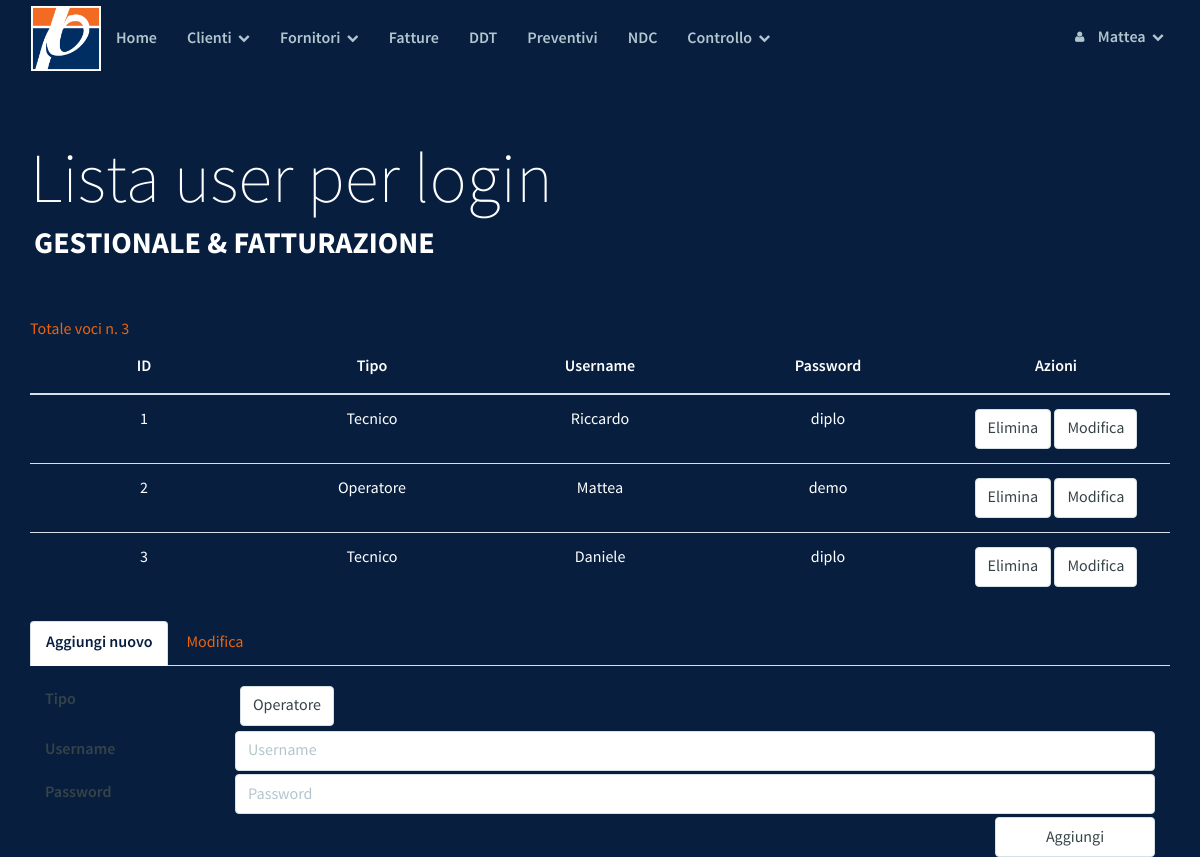
/check/ck_login.php (signed in), run on the app's committed database.
### tables this page shows
CREATE TABLE `users` (
  `id` int(10) unsigned NOT NULL AUTO_INCREMENT,
  `tipoLOG` varchar(10) NOT NULL,
  `userLOG` varchar(25) NOT NULL,
  `pswdLOG` varchar(25) DEFAULT NULL,
  `reg_date` timestamp NOT NULL DEFAULT CURRENT_TIMESTAMP ON UPDATE CURRENT_TIMESTAMP,
  PRIMARY KEY (`id`),
  UNIQUE KEY `userLOG` (`userLOG`)
);

### check/ck_login.php (the view, shortened to what this page needs)
<?php
   include("../DB/config.php");
?>
<!DOCTYPE html>
<html lang="it">
<head>
    <?php
    include_once("../template/parrot/style.php");
    ?>
</head>
<body>
        <?php include_once("./../template/parrot/navbar.php") ?>
    <div class="masthead">
        <div class="masthead-title">
            <div class="container">
                Lista user per login
                <small>Gestionale & Fatturazione</small>
            </div>
        </div>
    </div>
<div class="container">
    <br/>
    <span style="color:#EA640C">
    Totale voci n.
    <?php
    $sql_rows = "SELECT * FROM users";
    echo mysqli_num_rows(mysqli_query($conndb, $sql_rows));
    ?>
    </span>
</div>
    <div class="container">
        <table class="table">
            <thead>
                <tr>
                    <th>ID</th>
                    <th>Tipo</th>
                    <th>Username</th>
                    <th>Password</th>
                    <th>Azioni</th>
                </tr>
            </thead>
            <tbody>
                <?php
                include("../DB/config.php");
                $sql = "SELECT * FROM users ORDER BY id";
                $result = mysqli_query($conndb, $sql);
                while($row = mysqli_fetch_array($result)) {
                    $id = $row['id'];
                    $tipoLOG = $row['tipoLOG'];
                    $userLOG = $row['userLOG'];
                    $pswdLOG = $row['pswdLOG'];
                    echo "<tr>
                    <td class='valore-" . $id . "'>" . $id . "</td>
                    <td class='valore-" . $id . "'>" . $tipoLOG . "</td>
                    <td class='valore-" . $id . "'>" . $userLOG . "</td>
                    <td class='valore-" . $id . "'>" . $pswdLOG . "</td>
                    <td class='form-inline'>
                    <form  action='#' method='POST'>
                        <button class='form-control' type='submit' name='case' value='del'>Elimina</button>
                        <input class='form-control' type='button' value='Modifica' data-toggle=\"tab\" onClick='modifica(\"valore-" . $id . "\")'>
                        <input type='hidden' name='id' value='" . $id . "'>
                    </form>
                </td>
                </tr>";
                }
                ?>
            </tbody>
        </table>
        <div>
        <ul class="nav nav-tabs" role="tablist">
            <li role="presentation" class="active"><a href="#new" aria-controls="home" role="tab" data-toggle="tab">Aggiungi
                    nuovo</a></li>
            <li role="presentation"><a id="openModTab" href="#mod" aria-controls="profile" role="tab" data-toggle="tab">Modifica</a>
            </li>
        </ul>
        <div id="tabs" class="tab-content">
            <div role="tabpanel" class="tab-pane active" id="new">
                <form action="#" method="POST">
                    <div class="form-group">
                        <label class="col-sm-2 control-label">Tipo</label>
                        <div class="col-sm-10">
                            <select name="tipoLOG" class="form-control widthAuto">
                                <option value="Operatore" selected>Operatore</option>
                            </select>
                        </div>
                    </div>
                    <div class="col-sm-12">
                        <div class="row">
                            <div class="col-sm-2">
                                <label class="control-label">Username</label>
                            </div>
                            <div class="col-sm-10">
                                <input type="text" class="form-control" name="userLOG" placeholder="Username">
                            </div>
                        </div>
                    </div>
                    <div class="col-sm-12">
                        <div class="row">
                            <div class="col-sm-2">
                                <label class="control-label">Password</label>
                            </div>
                            <div class="col-sm-10">
                                <input type="password" class="form-control" name="pswdLOG" placeholder="Password">
                            </div>
                        </div>
                    </div>
                    <div class="col-sm-2 col-sm-offset-10">
                        <input class="form-control" type="submit" value="Aggiungi">
                    </div>
                </form>
            </div>
        </div>
        </div>
    </div>
	</body>
</html>

### template/parrot/css/drunken-parrot.css (style rules this page uses)
body { font-family: "SourceSansPro", Helvetica, Arial, sans-serif; font-size: 16px; line-height: 1.5; color: #fff; background-color: #071E3F; }
a { color: #EA640C; text-decoration: none; -webkit-transition: 0.25s; transition: 0.25s; }
label { font-family: "SourceSansProSemiBold", Helvetica, Arial, sans-serif; font-weight: normal; line-height: 2.4; color: #364347; }
.form-control { border: 1px solid #d6e1e5; color: #364347; font-size: 16px; line-height: 1.467; padding: 7px 12px; height: 40px; -webkit-appearance: none; border-radius: 4px; -webkit-box-shadow: none; box-shadow: none; -webkit-transition: border .25s linear, color .25s linear, background-color .25s linear; transition: border .25s linear, color .25s linear, background-color .25s linear; }
.nav-tabs { border-bottom: 1px solid #d6e1e5; }
.nav-tabs > li.active > a, .nav-tabs > li.active > a:hover, .nav-tabs > li.active > a:focus { color: #071E3F; border: 1px solid #d6e1e5; border-bottom-color: transparent; font-family: "SourceSansProSemiBold", Helvetica, Arial, sans-serif; }
.table > thead > tr > th, .table > tbody > tr > th, .table > tfoot > tr > th, .table > thead > tr > td, .table > tbody > tr > td, .table > tfoot > tr > td { padding: 14px 5px; border-top: 1px solid #d6e1e5; }
.table > thead > tr > th { border-bottom: 2px solid #d6e1e5; font-family: "SourceSansProSemiBold", Helvetica, Arial, sans-serif; }

### template/parrot/css/demo.css (style rules this page uses)
.masthead { width: 100%; height: 100%; padding: 2em 0 2em 0; position: relative; z-index: 2; }
.masthead .masthead-title { font-family: "SourceSansProExtraLight", Helvetica, Arial, sans-serif; font-size: 30px; line-height: 1.2; color: white; }
.masthead .masthead-title small { color: white; font-family: "SourceSansProBold", Helvetica, Arial, sans-serif; display: block; text-transform: uppercase; font-size: 12px; padding-left: 4px; }
@media (min-width: 1000px) { .container { width: 1170px; } }
@media (min-width: 1000px) { .masthead { :padding: 3em 0; } }
@media (min-width: 1000px) { .masthead .masthead-title { font-size: 70px; } }
@media (min-width: 1000px) { .masthead .masthead-title small { font-size: 30px; } }
@media (min-width: 1000px) { .table > thead > tr > th, .table > tbody > tr > th, .table > tfoot > tr > th, .table > thead > tr > td, .table > tbody > tr > td, .table > tfoot > tr > td { padding: 14px 20px; border-top: 1px solid #d6e1e5; } }

### template/parrot/css/custom.css (style rules this page uses)
.widthAuto { width: auto; display: inline-block; margin: 5px; }

### check/ck_login.php (style rules this page uses)
th { text-align: center; width: 20%; }
td { text-align: center; width: 20%; }

### data on the page
users: id "1", tipoLOG "Tecnico", userLOG "Riccardo", pswdLOG "diplo"
users: id "2", tipoLOG "Operatore", userLOG "Mattea", pswdLOG "demo"
users: id "3", tipoLOG "Tecnico", userLOG "Daniele", pswdLOG "diplo"

### other printed values
$user "Mattea"
mysqli_num_rows(mysqli_query($conndb, $sql_rows)) "3"
